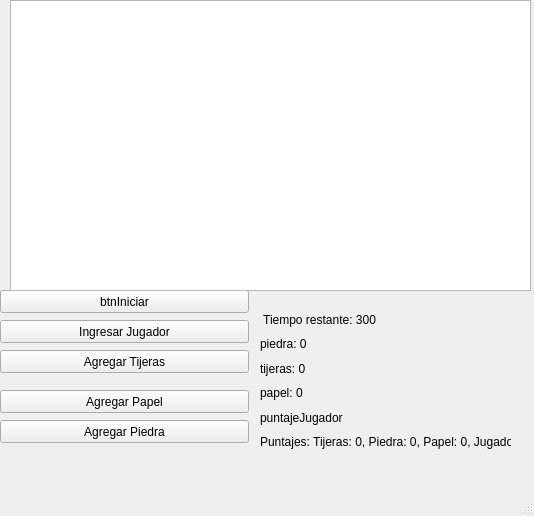
<?xml version="1.0" encoding="UTF-8"?>
<ui version="4.0">
 <class>MainWindow</class>
 <widget class="QMainWindow" name="MainWindow">
  <property name="geometry">
   <rect>
    <x>0</x>
    <y>0</y>
    <width>534</width>
    <height>516</height>
   </rect>
  </property>
  <property name="windowTitle">
   <string>MainWindow</string>
  </property>
  <widget class="QWidget" name="centralwidget">
   <widget class="QWidget" name="verticalLayoutWidget">
    <property name="geometry">
     <rect>
      <x>260</x>
      <y>310</y>
      <width>251</width>
      <height>141</height>
     </rect>
    </property>
    <layout class="QVBoxLayout" name="verticalLayout">
     <item>
      <widget class="QLabel" name="lblTiempo">
       <property name="text">
        <string> Tiempo restante: 300</string>
       </property>
      </widget>
     </item>
     <item>
      <widget class="QLabel" name="lblContadorPiedra">
       <property name="text">
        <string>piedra: 0</string>
       </property>
      </widget>
     </item>
     <item>
      <widget class="QLabel" name="lblContadorTijeras">
       <property name="text">
        <string>tijeras: 0</string>
       </property>
      </widget>
     </item>
     <item>
      <widget class="QLabel" name="lblContadorPapel">
       <property name="text">
        <string>papel: 0</string>
       </property>
      </widget>
     </item>
     <item>
      <widget class="QLabel" name="lblPuntajeJugador">
       <property name="text">
        <string>puntajeJugador</string>
       </property>
      </widget>
     </item>
     <item>
      <widget class="QLabel" name="lblPuntajes">
       <property name="text">
        <string>Puntajes: Tijeras: 0, Piedra: 0, Papel: 0, Jugador: 0</string>
       </property>
      </widget>
     </item>
    </layout>
   </widget>
   <widget class="QPushButton" name="btnIniciar">
    <property name="geometry">
     <rect>
      <x>0</x>
      <y>290</y>
      <width>249</width>
      <height>23</height>
     </rect>
    </property>
    <property name="text">
     <string>btnIniciar</string>
    </property>
   </widget>
   <widget class="QPushButton" name="btnAgregarTijeras">
    <property name="geometry">
     <rect>
      <x>0</x>
      <y>350</y>
      <width>249</width>
      <height>23</height>
     </rect>
    </property>
    <property name="text">
     <string>Agregar Tijeras</string>
    </property>
   </widget>
   <widget class="QPushButton" name="btnAgregarPiedra">
    <property name="geometry">
     <rect>
      <x>0</x>
      <y>420</y>
      <width>249</width>
      <height>23</height>
     </rect>
    </property>
    <property name="text">
     <string>Agregar Piedra</string>
    </property>
   </widget>
   <widget class="QPushButton" name="btnAgregarPapel">
    <property name="geometry">
     <rect>
      <x>0</x>
      <y>390</y>
      <width>249</width>
      <height>23</height>
     </rect>
    </property>
    <property name="text">
     <string>Agregar Papel</string>
    </property>
   </widget>
   <widget class="QPushButton" name="btnIngresarJugador">
    <property name="geometry">
     <rect>
      <x>0</x>
      <y>320</y>
      <width>249</width>
      <height>23</height>
     </rect>
    </property>
    <property name="text">
     <string>Ingresar Jugador</string>
    </property>
   </widget>
   <widget class="QGraphicsView" name="graphicsView">
    <property name="geometry">
     <rect>
      <x>10</x>
      <y>0</y>
      <width>521</width>
      <height>291</height>
     </rect>
    </property>
   </widget>
  </widget>
  <widget class="QMenuBar" name="menubar">
   <property name="geometry">
    <rect>
     <x>0</x>
     <y>0</y>
     <width>534</width>
     <height>21</height>
    </rect>
   </property>
  </widget>
  <widget class="QStatusBar" name="statusbar"/>
 </widget>
 <resources/>
 <connections/>
</ui>
